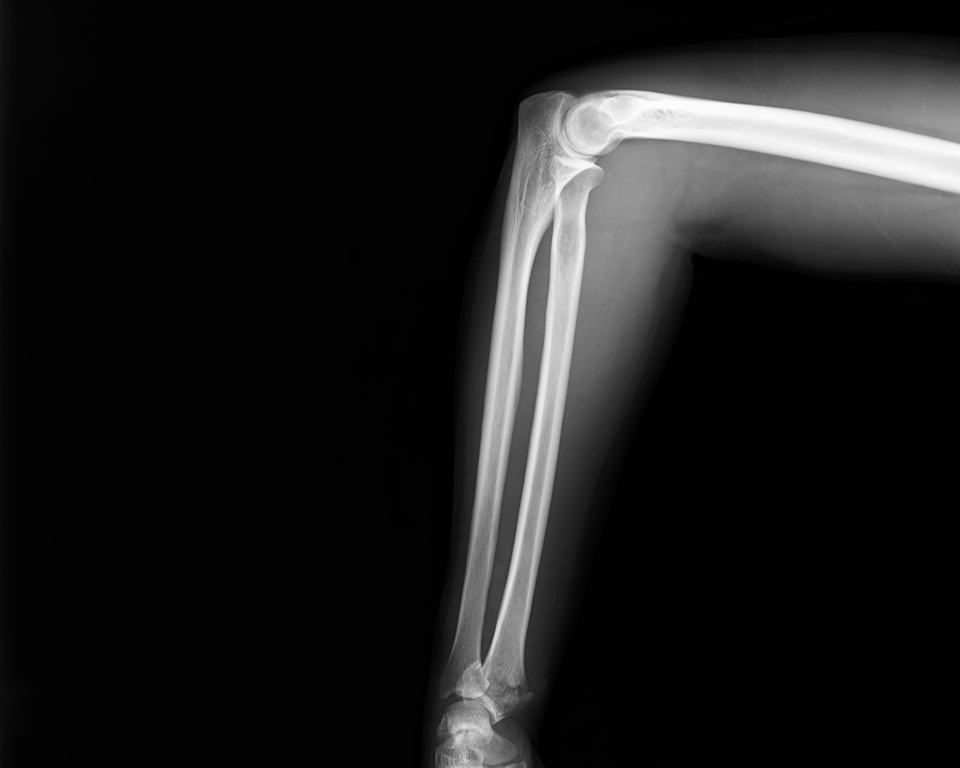
#> input picture Bone Fracture X-Ray Edge Detection/Data/IMG0000025.jpg, 2880 x 2304 px (shown at 1/3 size)
$ jupyter execute --allow-errors 'Bone fracture analysis.ipynb'
#> lines starting #> are read from the running program, lines starting #| are printed output that depends on the picture; after the words box and inside, x2 and y2 are one past the last pixel; in counts of white or black regions, pixels touching at a corner belong together
# Project 2 — Fracture X-Ray Analysis

## Goal
Process and analyze fracture X-ray scans using classical computer vision
techniques to highlight fracture regions, detect bone boundaries, and isolate
structures of interest — simulating the preprocessing stage of a real medical
AI pipeline.

## Disease Description
A **bone fracture** is a break in the continuity of bone tissue. On X-ray
imaging, fractures appear as dark irregular lines cutting across the bright
white bone structure. Early and accurate detection of fractures is critical
in emergency radiology, as missed fractures can lead to serious complications.

## Techniques Applied
- Grayscale conversion
- Thresholding
- Morphological operations (opening & closing)
- Canny edge detection
- Contour detection and drawing

## Dataset
FracAtlas — Bone Fracture Multi-Region X-Ray Dataset
Source: https://www.kaggle.com/datasets/mahmudulhasantasin/fracatlas-original-dataset
Regions: Hand, Wrist, Hip, Ankle
Format: JPG

[cell 1]
import numpy as np
import cv2
import matplotlib.pyplot as plt

[cell 2]
img_1 = cv2.imread('Data/IMG0000025.jpg')
#> img_1 is the input picture: shape (2304, 2880, 3); min 0, max 254, mean 28.3
img_2 = cv2.imread('Data/IMG0000351.jpg')
img_3 = cv2.imread('Data/IMG0001351.jpg')
img_4 = cv2.imread('Data/IMG0001981.jpg')
img_5 = cv2.imread('Data/IMG0002340.jpg')
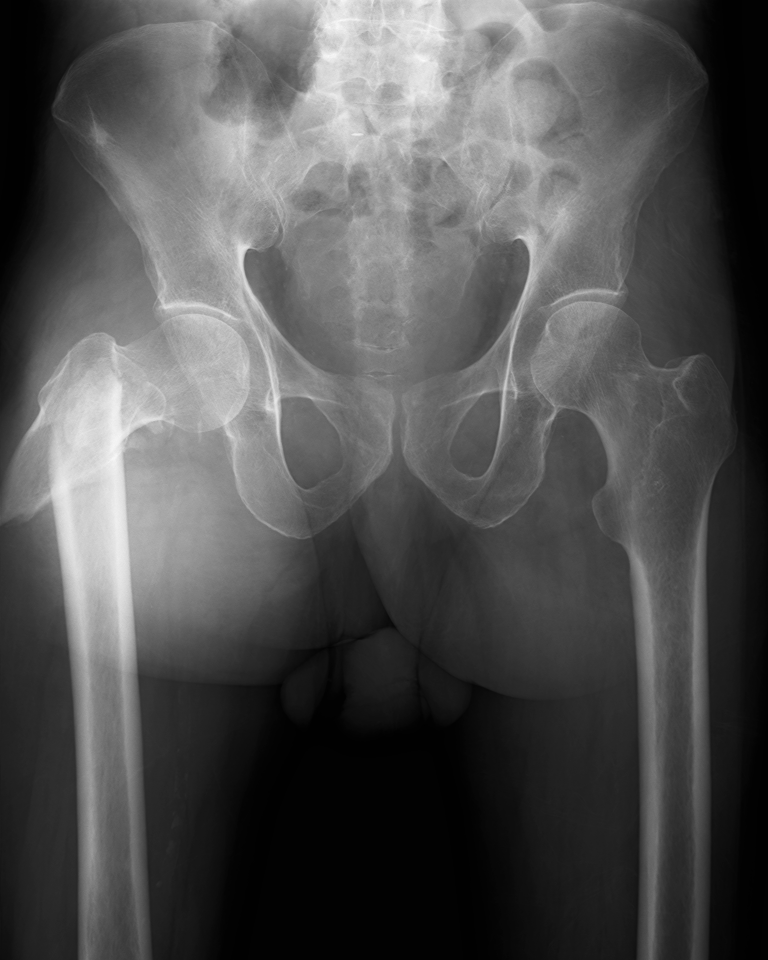
#> input picture Bone Fracture X-Ray Edge Detection/Data/IMG0002340.jpg, 2304 x 2880 px (shown at 1/3 size)
#> img_5 is the input picture: shape (2880, 2304, 3); min 0, max 255, mean 81.7

[cell 3]
# [7 lines of commented-out code are left out]

## Image 1 — Arm/Elbow (Large bone)

[cell 4]
img_1 = cv2.imread('Data/IMG0000025.jpg')

## Convert to GrayScale
gray = cv2.imread('Data/IMG0000025.jpg',0)
#> gray: shape (2304, 2880); min 0, max 254, mean 28.3

## CLAHE for contrast
clahe = cv2.createCLAHE(clipLimit=2.0, tileGridSize=(20,20))
enhanced = clahe.apply(gray)

## Blur Image

blurred = cv2.GaussianBlur(enhanced,(21,21),0)

## Apply Thresholding

ret,thresh = cv2.threshold(blurred,110,255,cv2.THRESH_BINARY)
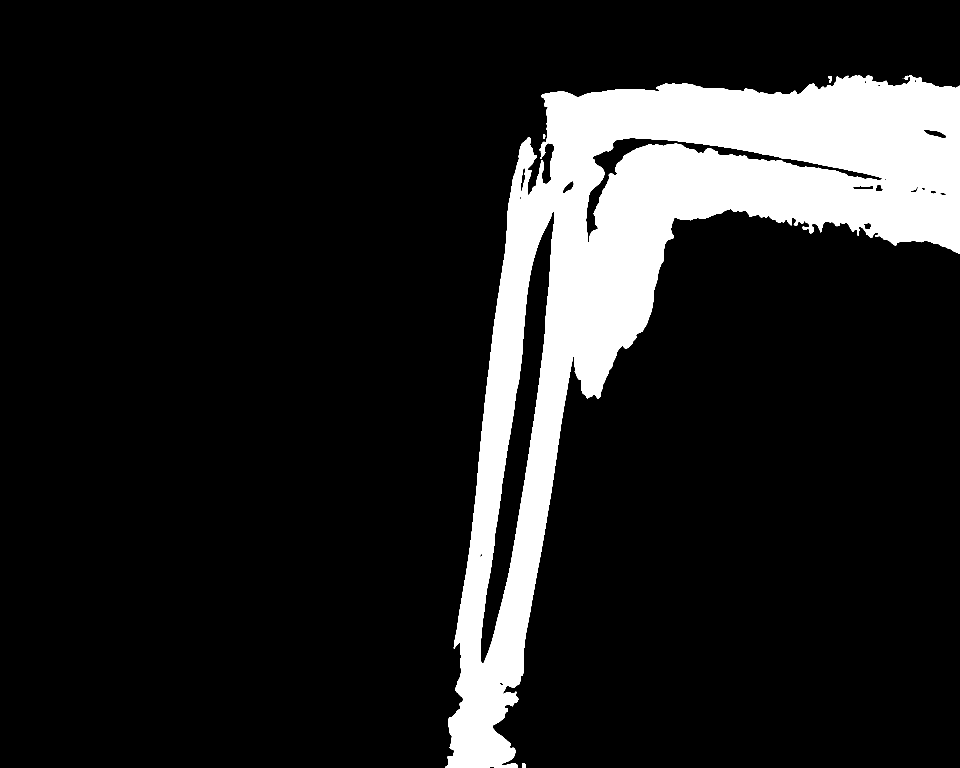
#> thresh: shape (2304, 2880) (shown at 1/3 size); 13.4% white; 5 white regions (1 under 20 px), largest, box (x1, y1, x2, y2) and area: (1336, 226, 2880, 2304) 886412, (1566, 2289, 1578, 2304) 141, (2484, 228, 2495, 248) 122, (1630, 402, 1636, 417) 66
plt.imshow(thresh,cmap='gray')

[cell 5]
# Step 4: Morphological close — fill gaps in bone
kernel = cv2.getStructuringElement(cv2.MORPH_ELLIPSE, (7,7))
thresh = cv2.morphologyEx(thresh, cv2.MORPH_CLOSE, kernel, iterations=3)
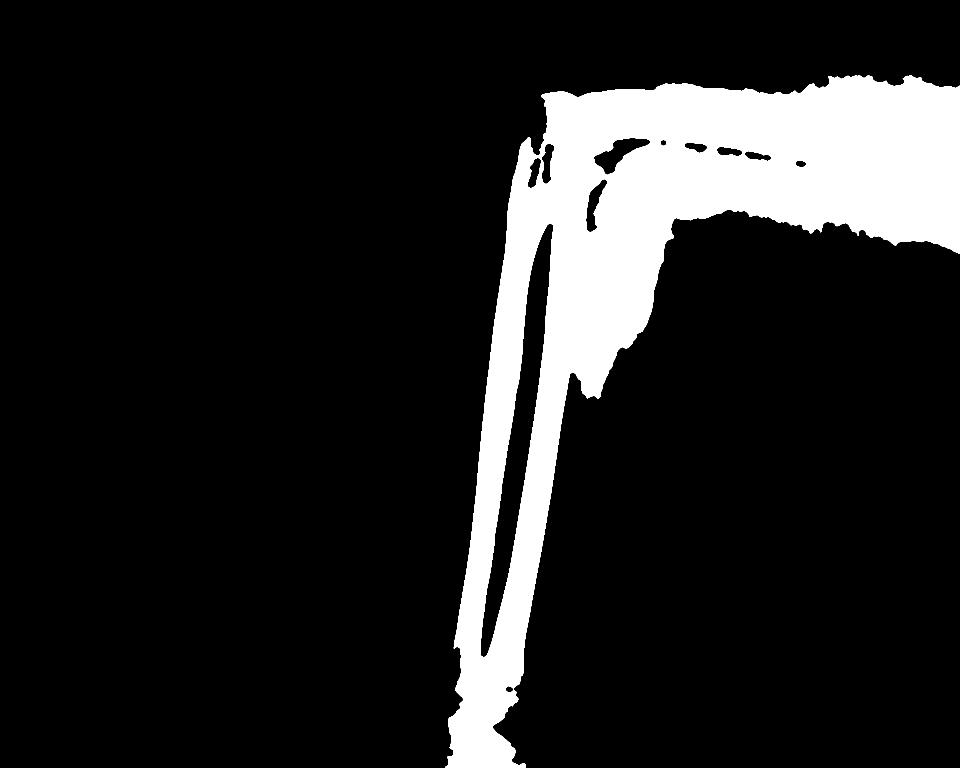
#> thresh: shape (2304, 2880) (shown at 1/3 size); 13.6% white; 1 white region, box (x1, y1, x2, y2) and area: (1336, 226, 2880, 2304) 903158
thresh = cv2.morphologyEx(thresh, cv2.MORPH_OPEN, kernel, iterations=1)
#> thresh: shape (2304, 2880); 13.6% white; 1 white region

plt.imshow(thresh,cmap='gray')

[cell 6]
## Step 5: Find contours
contours, _ = cv2.findContours(thresh, cv2.RETR_EXTERNAL, cv2.CHAIN_APPROX_SIMPLE)
#> contours = 1 contour; box (x1, y1, x2, y2) and area: (1336, 226, 2880, 2304) 994660

## Step 6: Keep ONLY the largest contours (bones are large bright regions)
contours = sorted(contours, key=cv2.contourArea, reverse=True)
bone_contours = [c for c in contours if cv2.contourArea(c) > 1000]  # tune this
#> bone_contours has the same summary as contours

## Step 7: Draw on original
output = cv2.cvtColor(gray, cv2.COLOR_GRAY2BGR)
cv2.drawContours(output, bone_contours, -1, (0, 255, 0), 3)

plt.title("Contours")
plt.imshow(cv2.cvtColor(output, cv2.COLOR_BGR2RGB))
plt.axis('off')
plt.show()

[cell 7]
#Find Contours
copy = gray.copy()
#> (the rest of this cell did not finish here and is left out)

[cell 8]
img_1 = cv2.imread('Data/IMG0000025.jpg')
gray = cv2.imread('Data/IMG0000025.jpg', 0)

## Step 1: CLAHE for contrast
clahe = cv2.createCLAHE(clipLimit=3.0, tileGridSize=(8,8))
enhanced = clahe.apply(gray)
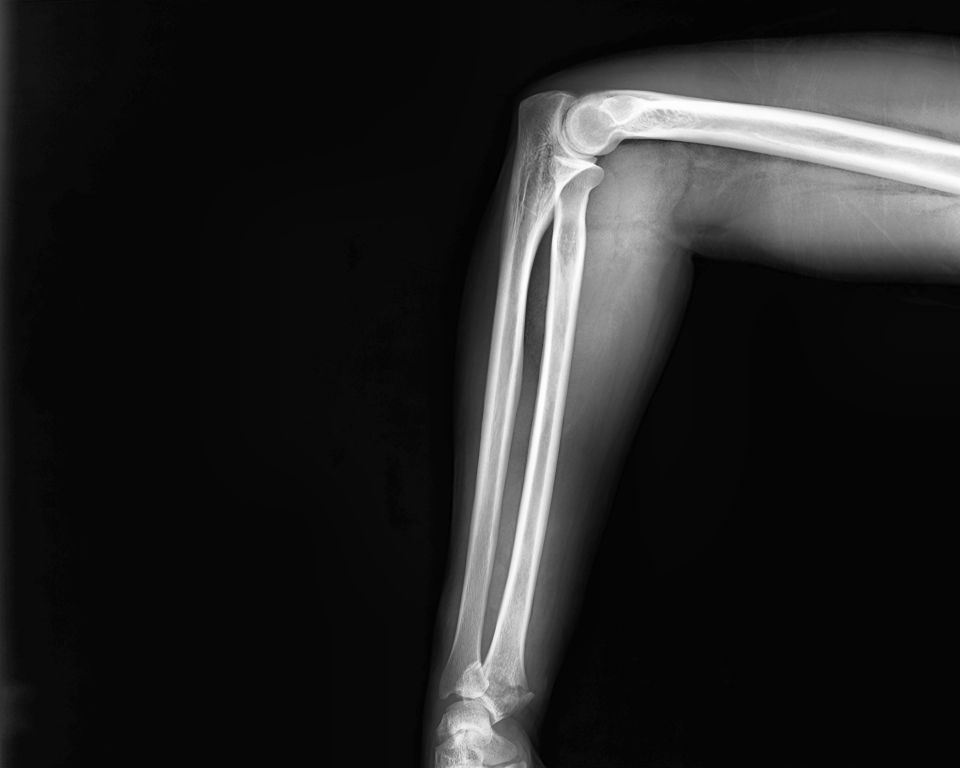
#> enhanced: shape (2304, 2880) (shown at 1/3 size); min 1, max 255, mean 35.8

## Step 2: Blur
blurred = cv2.GaussianBlur(enhanced, (5,5), 0)

## Step 3: Threshold — isolate BRIGHT bone only
ret, thresh = cv2.threshold(blurred, 100, 255, cv2.THRESH_BINARY)
#> thresh: shape (2304, 2880); 15.1% white; 117 white regions (98 under 20 px), largest, box (x1, y1, x2, y2) and area: (1317, 197, 2880, 2304) 997493, (1538, 1267, 1585, 1347) 1598, (1318, 2143, 1339, 2191) 372

## Step 4: Morphological close — fill gaps in bone
kernel = cv2.getStructuringElement(cv2.MORPH_ELLIPSE, (7,7))
thresh = cv2.morphologyEx(thresh, cv2.MORPH_CLOSE, kernel, iterations=3)
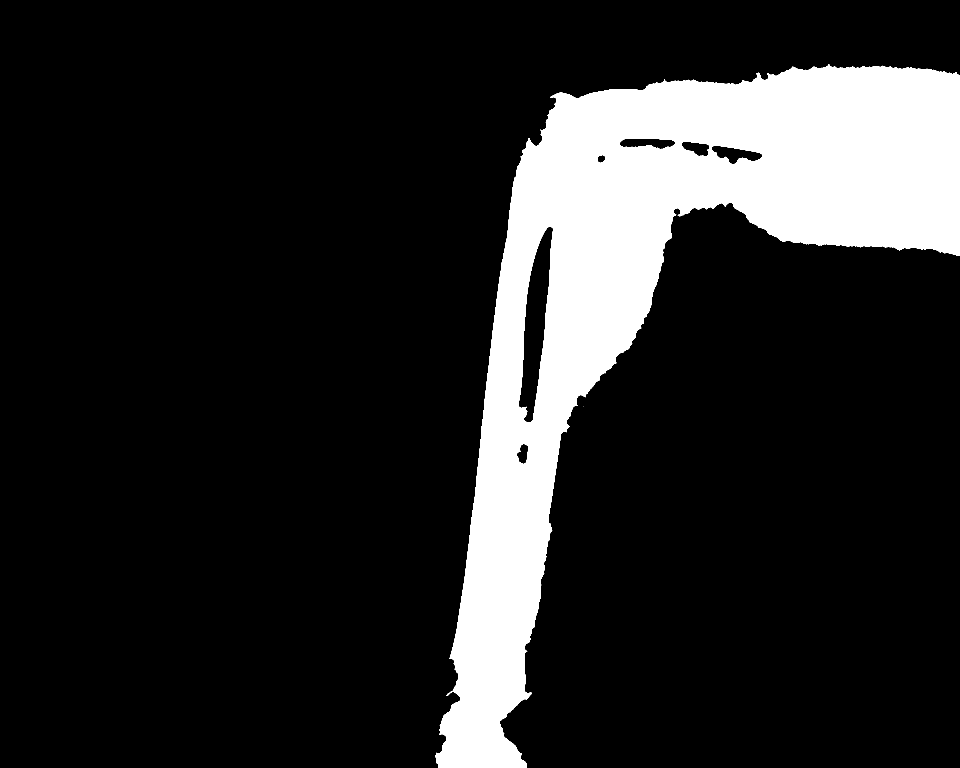
#> thresh: shape (2304, 2880) (shown at 1/3 size); 15.5% white; 2 white regions (1 under 20 px), largest, box (x1, y1, x2, y2) and area: (1307, 193, 2880, 2304) 1029730
thresh = cv2.morphologyEx(thresh, cv2.MORPH_OPEN, kernel, iterations=1)
#> thresh: shape (2304, 2880); 15.5% white; 1 white region

## Step 5: Find contours
contours, _ = cv2.findContours(thresh, cv2.RETR_EXTERNAL, cv2.CHAIN_APPROX_SIMPLE)
#> contours = 1 contour; box (x1, y1, x2, y2) and area: (1307, 195, 2880, 2304) 1068035

## Step 6: Keep ONLY the largest contours (bones are large bright regions)
contours = sorted(contours, key=cv2.contourArea, reverse=True)
bone_contours = [c for c in contours if cv2.contourArea(c) > 2000]  # tune this
#> bone_contours has the same summary as contours

## Step 7: Draw on original
output = cv2.cvtColor(gray, cv2.COLOR_GRAY2BGR)
cv2.drawContours(output, bone_contours, -1, (0, 255, 0), 3)

plt.title("Contours")
plt.imshow(cv2.cvtColor(output, cv2.COLOR_BGR2RGB))
plt.axis('off')
plt.show()

[cell 9]
gray = cv2.imread('Data/IMG0000025.jpg', 0)

# ── 1. CLAHE + Blur
clahe  = cv2.createCLAHE(clipLimit=2.0, tileGridSize=(16, 16))
eq     = clahe.apply(gray)
blur   = cv2.GaussianBlur(eq, (5, 5), 0)  # SMALL blur — don't merge bones

# ── 2. Percentile threshold — bright bone only
thresh_val = int(np.percentile(blur, 75))  # top 25% brightest = bone cortex
#> thresh_val = 20
_, bright  = cv2.threshold(blur, thresh_val, 255, cv2.THRESH_BINARY)
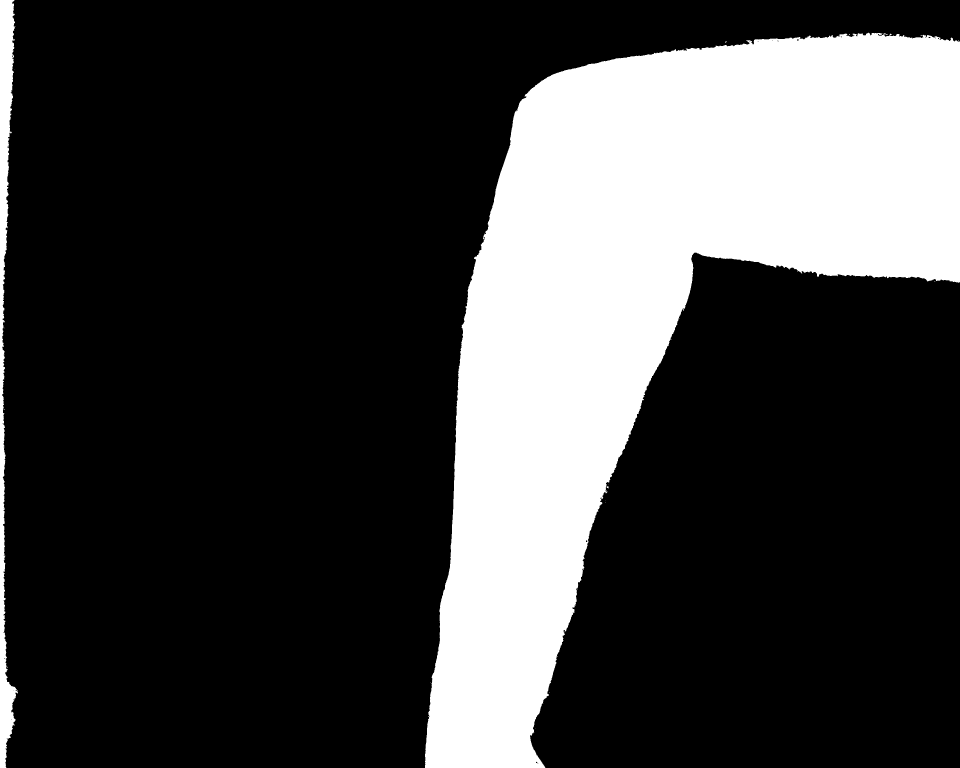
#> bright: shape (2304, 2880) (shown at 1/3 size); 25% white; 26 white regions (23 under 20 px), largest, box (x1, y1, x2, y2) and area: (1275, 98, 2880, 2304) 1607314, (0, 0, 54, 2304) 48233, (1820, 1459, 1826, 1465) 26

# ── 3. Small close ONLY — just fill tiny holes, don't merge separate bones
k1     = cv2.getStructuringElement(cv2.MORPH_ELLIPSE, (3, 3))
bright = cv2.morphologyEx(bright, cv2.MORPH_CLOSE, k1, iterations=2)
#> bright: shape (2304, 2880); 25% white; 9 white regions (7 under 20 px)

# ── 4. Remove noise — keep only bone-sized regions
contours, _ = cv2.findContours(bright, cv2.RETR_EXTERNAL, cv2.CHAIN_APPROX_SIMPLE)
#> contours = 9 contours, 7 with area under 20; largest, box (x1, y1, x2, y2) and area: (1275, 98, 2880, 2304) 1604616, (0, 0, 54, 2304) 46224

h_img, w_img = gray.shape
#> h_img = 2304; w_img = 2880
bone_contours = []
for c in contours:
    area = cv2.contourArea(c)
    # Bones are long and thin — filter by area and aspect ratio
    if area < 500:  # too small = noise
        continue
    x, y, w, h = cv2.boundingRect(c)
    aspect = max(w, h) / (min(w, h) + 1)
    if aspect < 2.0:  # bones are elongated, not square blobs
        continue
    bone_contours.append(c)
#> this loop made 9 passes
#> (area, x, y, w, h, aspect) on passes 8 to 9: (1604616.5, 1275, 98, 1605, 2206, 1.37), (46224, 0, 0, 54, 2304, 41.89)
#> after the loop, bone_contours = 1 contour; box (x1, y1, x2, y2) and area: (0, 0, 54, 2304) 46224

# ── 5. Draw each bone contour individually
output = cv2.cvtColor(gray, cv2.COLOR_GRAY2BGR)
cv2.drawContours(output, bone_contours, -1, (0, 255, 0), 2)

fig, axes = plt.subplots(1, 3, figsize=(18, 6))
axes[0].imshow(gray,   cmap='gray'); axes[0].set_title('Original');      axes[0].axis('off')
axes[1].imshow(bright, cmap='gray'); axes[1].set_title('Bone Mask');     axes[1].axis('off')
axes[2].imshow(cv2.cvtColor(output, cv2.COLOR_BGR2RGB))
axes[2].set_title('Bone Contours'); axes[2].axis('off')
plt.tight_layout()
plt.show()
